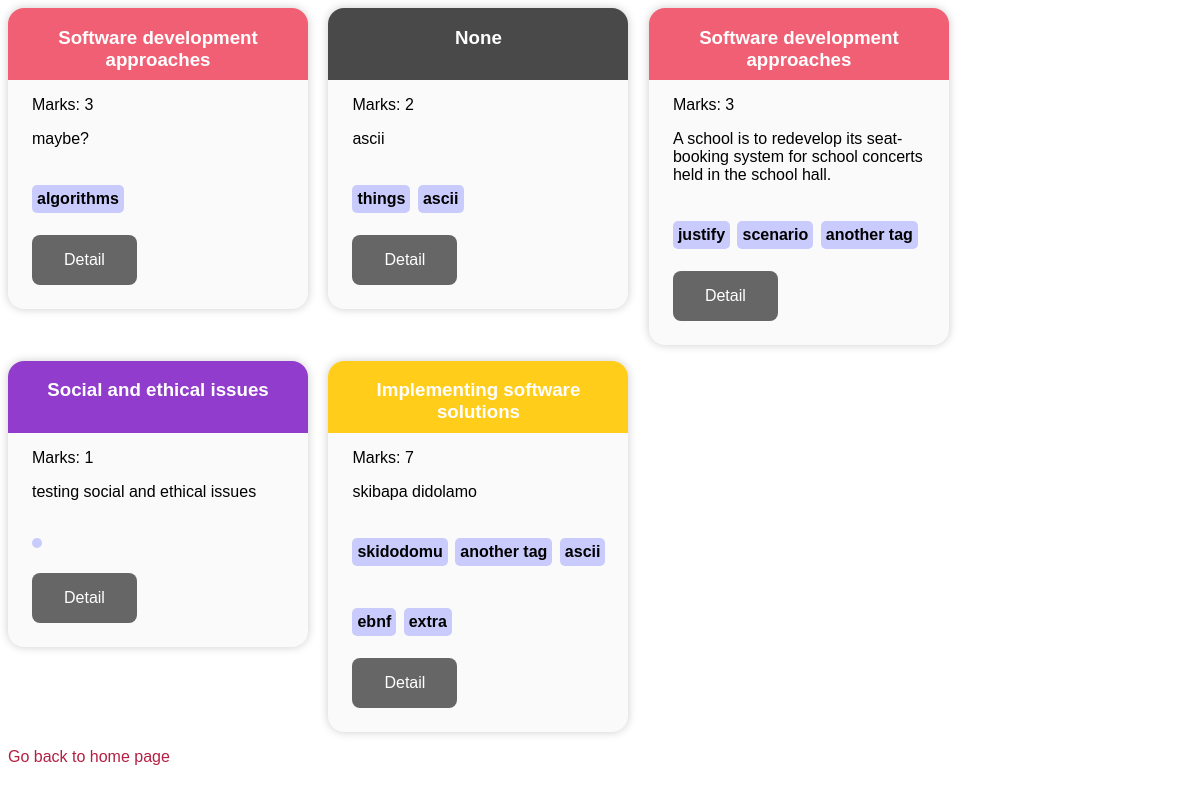
Page /list on the committed database.
### tables this page shows
CREATE TABLE questions(question_id INTEGER PRIMARY KEY AUTOINCREMENT, type, topic, marks INTEGER, image, text, answera, answerb, answerc, answerd, marking_criteria, correct);

### main.py (the view)
@app.route('/list')
def get_list():
  conn = sqlite3.connect("database.db")
  conn.row_factory = sqlite3.Row
  cur = conn.cursor()
  questions = get_questions(conn, cur)
  return render_template("list.html",rows = questions)

### templates/list.html (shortened to what this page needs)
<!doctype html>
<html>
  <head>
    <link rel="stylesheet" type="text/css" href="/static/main.css" />
  </head>
   <body>
         {% for row in rows %}
      <article class="question-text">
        <header class="box-heading {{ row['topic'] }}"><h3>{{row["topic_long"]}}</h3></header>
        <div class="question-text">
          <p>Marks: {{row["marks"]}}</p>
          <p>{{row["text"]}}</p>
          <div>
            {% set tags = row["tags"].split(';') %}
            {% for tag in tags %}
                <h4 class="tag">{{ tag }}</h4>
            {% endfor %}
          </div>
          <button id="{{ row['question_id'] }}" class="detail-button" type="button" onclick="popUp(this)">Detail</button>
        </div>
      </article>
          {% endfor %}
      <div style="display:block"><a href = "/">Go back to home page</a></div>
   </body>
</html>

### static/main.css (style rules this page uses)
* { box-sizing: border-box; }
a { color: rgb(180, 31, 66); text-decoration: none; }
article { width: 300px; display: inline-grid; margin-right: 1em; margin-bottom: 1em; grid-template-columns: 2fr; grid-template-rows: 2fr auto auto; position: relative; padding-left: 1.5em; padding-bottom: 1.5em; background-color: #fafafa;; border-radius: 1em; box-shadow: 0px 0px 10px rgba(0, 0, 0, 0.2); }
body { font-family: Arial, Helvetica, sans-serif; }
h2, h3 { text-align: center; margin-bottom: 20px; }
.box-heading { background-color: #494949; color: white; text-align: center; border-radius: 1em 1em 0 0; height: 4.5em; padding: 0 0.5em; margin-left: -1.5em; }
.social_ethical { background-color: #913ccd; }
.sda, .application_sda { background-color: #f15f74; }
.implementing, .implemention { background-color: #ffcd1a; }
button, input[type="submit"] { background-color: #4CAF50; color: #fff; border: none; padding: 1em 2em; border-radius: 0.5em; font-size: 1.5em; cursor: pointer; transition: background-color 0.2s ease-in-out; }
.tag { display: inline-block; padding: 5px; margin-right: 3px; border-radius: 5px; background-color: #c9cbfd; }
.detail-button { background-color: #666666; color: #fff; border: none; border-radius: 0.5em; font-size: 1em; cursor: pointer; transition: background-color 0.2s ease-in-out; }

### rows in the picture
questions: topic_long "Software development approaches", marks "3", text "maybe?", tags "algorithms"
questions: topic_long "None", marks "2", text "ascii", tags "things" "ascii"
questions: topic_long "Software development approaches", marks "3", text "A school is to redevelop its seat-booking system for school concerts held in the school hall.", tags "justify" "scenario" "another tag"
questions: topic_long "Social and ethical issues", marks "1", text "testing social and ethical issues"
questions: topic_long "Implementing software solutions", marks "7", text "skibapa didolamo", tags "skidodomu" "another tag" "ascii" "ebnf" "extra"
